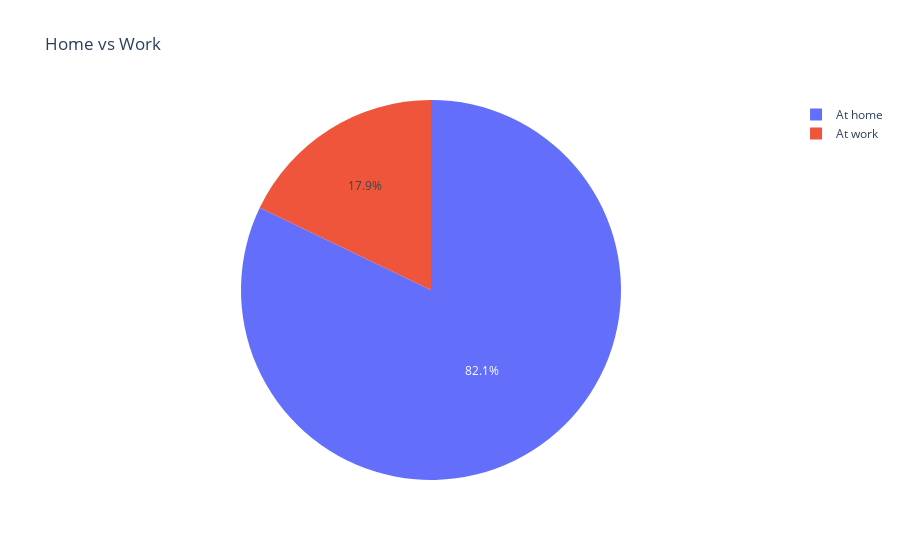

Here is the notebook cell this chart was saved with:
### Code cell
# Q1 - home or work ?
#

temp_series = raw_df['Q1'].value_counts()
labels = (np.array(temp_series.index))
sizes = (np.array((temp_series)))


trace = go.Pie(labels=labels, values=sizes)
layout = go.Layout(
    title='Home vs Work'
)
data = [trace]
fig = go.Figure(data=data, layout=layout)
py.iplot(fig, filename="home-work")

### Figure 1 — Plotly figure (JSON) as saved in the notebook; plotly's stock layout.template omitted (floating-point values rounded to 4 significant figures)
{"data": [{"labels": ["At home", "At work"], "type": "pie", "values": [625, 136]}], "layout": {"autosize": true, "title": {"text": "Home vs Work"}}}
